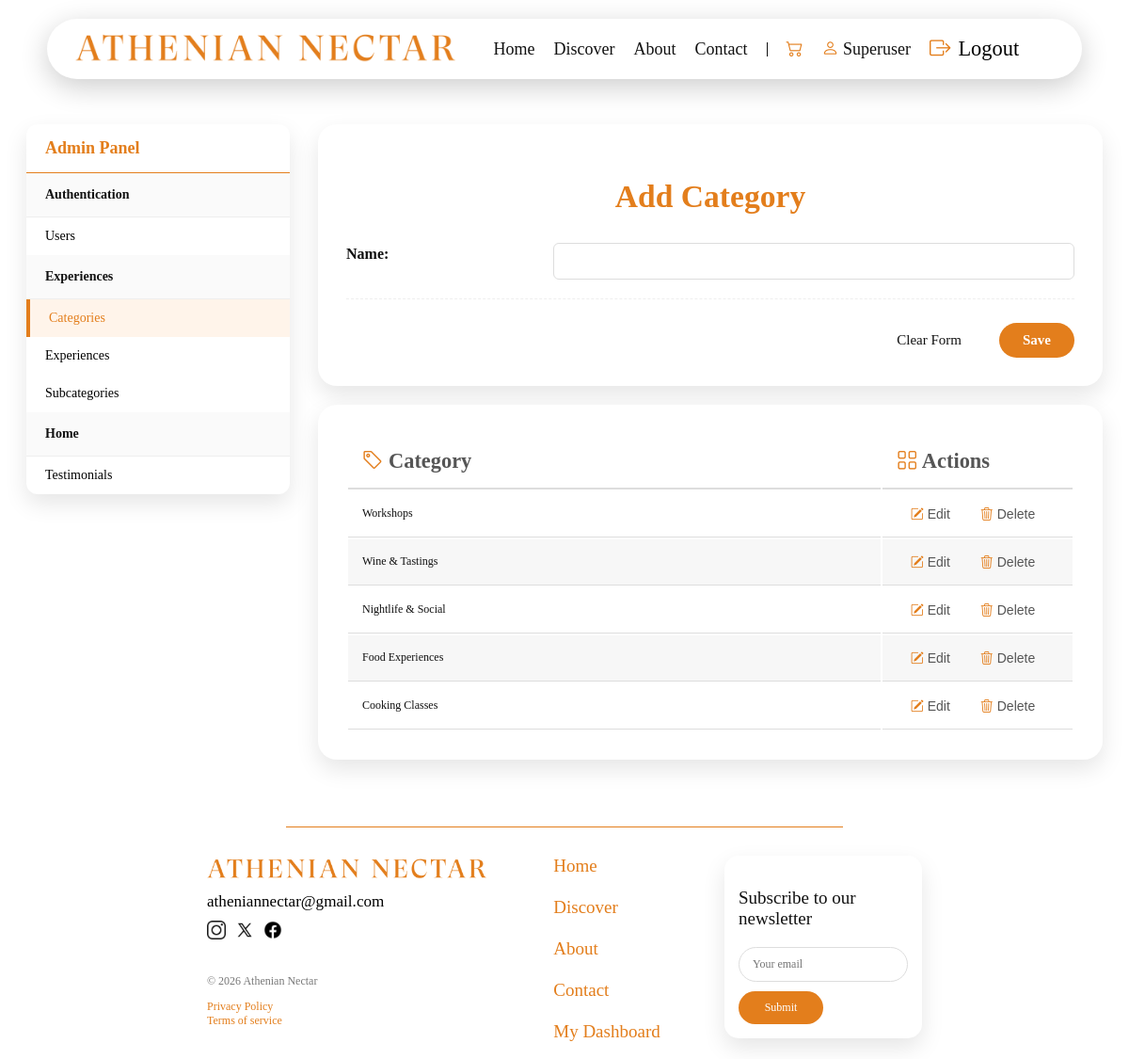
/adminpanel/category/add/ (signed in), run on the app's committed database.
### experiences/models.py (models this page shows, shortened)
class Category(models.Model):
    name = models.CharField(max_length=30)
    class Meta:
        verbose_name_plural = "Categories"

### adminpanel/views.py (the view)
# urls.py: path('category/add/', views.add_category, name='add_category'),
@user_passes_test(check_admin, login_url='login')
def add_category(request):
    if request.method == 'POST':
        cat_id = request.POST.get('category_id')
        if cat_id:
            try:
                category_to_update = Category.objects.get(id=cat_id)
                form = CategoryForm(request.POST, request.FILES, instance=category_to_update)
            except Category.DoesNotExist:
                form = CategoryForm(request.POST, request.FILES)
        else:
            form = CategoryForm(request.POST, request.FILES)
        if form.is_valid():
            form.save()
            return redirect('add_category')
    else:
        form = CategoryForm()
    all_categories = Category.objects.all().order_by('-id')
    context = {
        'form': form,
        'categories': all_categories,
    }
    return render(request, 'adminpanel/add_category.html', context)

### adminpanel/forms.py
class CategoryForm(forms.ModelForm):
    class Meta:
        model = Category
        fields = ['name']
        widgets = {
            'name': forms.TextInput(attrs={'class': 'form-control', 'maxlength': '10'}),
        }

### adminpanel/views.py (called while the page is built)
def check_admin(user):
    return user.is_staff

### orders/context_processors.py (called while the page is built)
def cart_processor(request):
    cart = request.session.get('cart', {})
    cart_item_count = len(cart)
    return {'cart_item_count': cart_item_count}

### adminpanel/templates/adminpanel/add_category.html (shortened to what this page needs)
{% extends 'home/base.html' %}
{% load static %}
{% block extra_css %}
    <link rel="stylesheet" href="{% static 'css/adminpanel.css' %}">
    <link rel="stylesheet" href="{% static 'css/users.css' %}">
{% endblock %}
{% block content %}
<div class="add-container">
    <div class="sidebar" aria-label="Admin Navigation">
        <div class="admin-side-title">
            <a href="{% url 'admin_panel' %}">Admin Panel</a>
        </div>
        {% if request.user.is_superuser %}
        <div>
            <div class="side-title">Authentication</div>
            <a href="{% url 'add_user' %}" class="side-link">Users</a>
        </div>
        {% endif %}
        <div>
            <div class="side-title">Experiences</div>
            <a href="{% url 'add_category' %}" class="side-link active">Categories </a>
            <a href="{% url 'add_experience' %}" class="side-link">Experiences </a>
            <a href="{% url 'add_subcategory' %}" class="side-link">Subcategories </a>
        </div>
        <div>
            <div class="side-title">Home</div>
            <a href="{% url 'add_testimonial' %}" class="side-link">Testimonials</a>
        </div>
    </div>
    <div class= "manage-experiences">
        <div class="admin-table-card">
            <h2 class="admin-title" id="form_title">Add Category</h2>
            <div id="category_form_container">
                <form id="category_form" method="POST" enctype="multipart/form-data">
                    <div>
                        {% for field in form %}
                        <div class="form-rows">
                            <div class="form-label">
                                <label>{{ field.label }}:</label>
                            </div>
                            <div class="form-input">
                                {{ field }}
                            </div>
                        </div>
                        {% endfor %}
                    </div>
                    <div class="form-buttons">
                        <button type="button" id="cancel_category_button" class="cancel-btn">Clear Form</button>
                        <button type="submit" id="save_button" class="orange-button">Save</button>
                    </div>
                </form>
            </div>
        </div>
        <div class="admin-table-card">
            <div class="admin-table-container" aria-label="Categories List">
                <table class="admin-table" id="category_table">
                    <thead>
                        <tr>
                            <th><i class="bi bi-tag" aria-hidden="true"></i> Category</th>
                            <th><i class="bi bi-grid" aria-hidden="true"></i> Actions</th>
                        </tr>
                    </thead>
                    <tbody>
                        {% for cat in categories %}
                        <tr class="table-row"
                                data-id="{{ cat.id }}"
                                data-name="{{ cat.name }}">
                            <td data-label="Category">{{ cat.name }}</td>
                            <td>
                                <div class="actions">
                                    <button type="button" class="action-btn edit-btn" aria-label="Edit category {{ cat.name }}"><i class="bi bi-pencil-square" aria-hidden="true"></i> Edit</button>
                                    <form action="{% url 'delete_category' cat.id %}" method="POST" onsubmit="return confirm('Are you sure you want to delete {{ cat.name|escapejs }}? This cannot be undone.');">
                                        <button type="submit" class="action-btn delete-btn" aria-label="Delete category {{ cat.name }}"><i class="bi bi-trash3" aria-hidden="true"></i> Delete</button>
                                    </form>
                                </div>
                            </td>
                        </tr>
                        {% empty %}
                        <tr>
                            <td colspan="2" class="empty-state">No categories added yet.</td>
                        </tr>
                        {% endfor %}
                    </tbody>
                </table>
            </div>
        </div>
    </div>
</div>
{% endblock %}

### home/templates/home/header.html (shortened to what this page needs)
{% load static %}
<header class="athenian-header">
    <div class="header-container">
        <div class="logo-section">
                <a href="{% url 'home' %}">
                <img src="{% static 'images/logo.png' %}" alt="Athenian Nectar Logo">
            </a>
        </div>
        <nav class="nav-links" aria-label="Main navigation">
            <a href="{% url 'home' %}">Home</a>
            <a href="{% url 'discover' %}">Discover</a>
            <a href="{% url 'about' %}">About</a>
            <a href="{% url 'contact' %}">Contact</a>
            {% if user.is_authenticated %}
                <a href="{% url 'cart_detail' %}" class="nav-link">
                    <i class="bi bi-cart2" aria-hidden="true"></i>
                </a>
                <a href="{% url 'dashboard' %}" class="username_overflow">
                    <i class="bi bi-person" aria-hidden="true"></i>
                    <span>{{ user.username|title }}</span>
                </a>
                <form action="{% url 'logout' %}" method="post" class="logout-form">
                    <button type="submit" class="logout-button">
                        <i class="bi bi-box-arrow-right" aria-hidden="true"></i>
                        <span>Logout</span>
                    </button>
                </form>
            {% else %}
                <a href="{% url 'login' %}">
                    <i class="bi bi-person" aria-hidden="true"></i>
                    <span>Login/Register</span>
                </a>
            {% endif %}
        </nav>
    </div>
</header>

### home/static/css/style.css (style rules this page uses)
:root { --bg-color: #ffffff; --text-color: #111111; --text-muted: #555555; --border-color: #dddddd; --line-color: #000000; }
body { background-color: var(--bg-color); color: var(--text-color); transition: background-color 0.3s ease, color 0.3s ease; font-family: 'Georgia', 'Perpetua', 'Perpetua Titling MT', 'Times New Roman',serif; font-size: 140%; display: flex; flex-direction: column; min-height: 100vh; }
a { color: #e37e1c; text-decoration: none; }
.orange-button { width:100%; padding:14px; background:#e37e1c; color:white; border:none; border-radius:30px; font-size:16px; cursor:pointer; font-family: inherit; }
.athenian-header { padding: 0 20px; position: sticky; top: 20px; z-index: 1000; }
.header-container { display: flex; justify-content: space-between; align-items: center; max-width: 1100px; margin: 0 auto; background-color: var(--bg-color); padding: 12px 30px; border-radius: 50px; box-shadow: 0 8px 30px rgba(0,0,0,0.2); }
.logo-section img { height: 40px; width: auto; display: block; }
.nav-links { display: flex; align-items: center; gap: 20px; }
.nav-links a { color: var(--text-color); text-decoration: none; font-size: 18px; transition: color 0.3s; }
.logout-button { background: none; border: none; padding: 0; margin: 0; font-family: inherit; font-size: inherit; cursor: pointer; display: flex; gap: 8px; transition: color 0.2s ease; }
.username_overflow { white-space: nowrap; overflow: hidden; text-overflow: ellipsis; }

### home/static/css/cart.css (style rules this page uses)
.nav-link { display: inline-flex; align-items: center; gap: 6px; text-decoration: none; }
* { box-sizing: border-box; }
.form-control { width: 97%; padding: 10px; border: 1px solid #ddd; border-radius: 5px; margin-top: 5px; }
.form-label { font-size: 16px; font-weight: bold; }

### home/static/css/users.css (style rules this page uses)
.bi { color: #e37e1c; }
* { box-sizing: border-box; }

### data on the page
Category: name "Workshops"
Category: name "Wine & Tastings"
Category: name "Nightlife & Social"
Category: name "Food Experiences"
Category: name "Cooking Classes"

### other printed values
{{ user.username|title }} "Superuser"
{{ field.label }} "Name"
